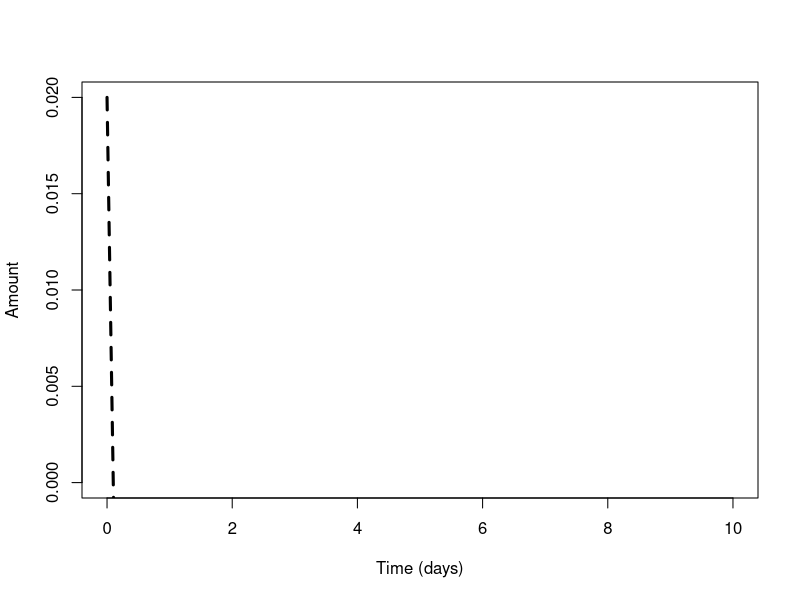
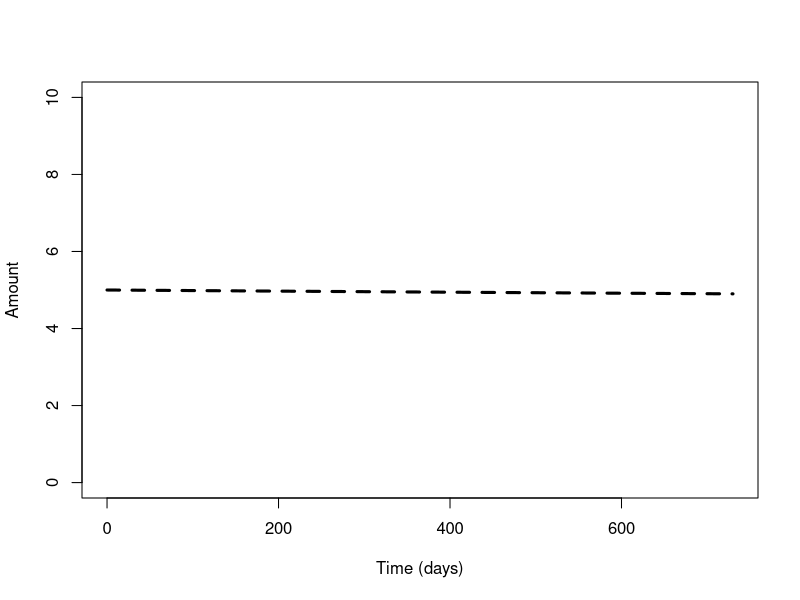
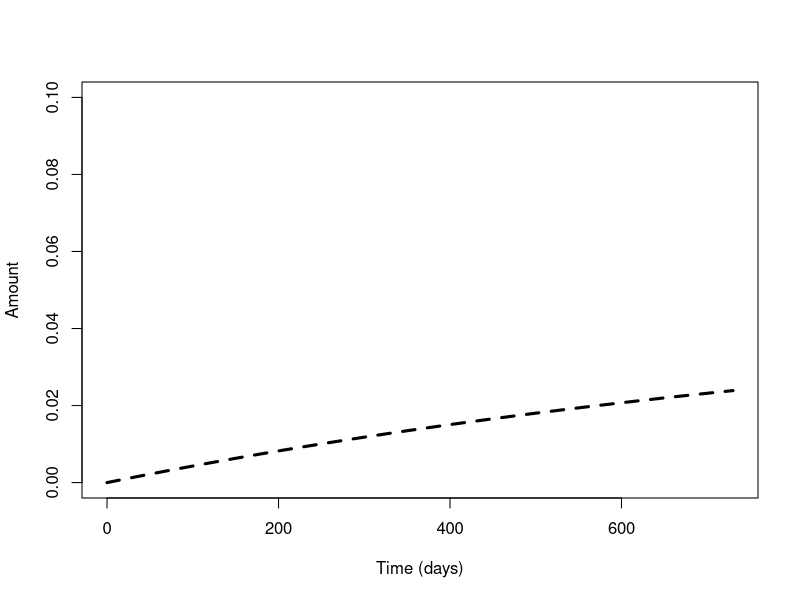
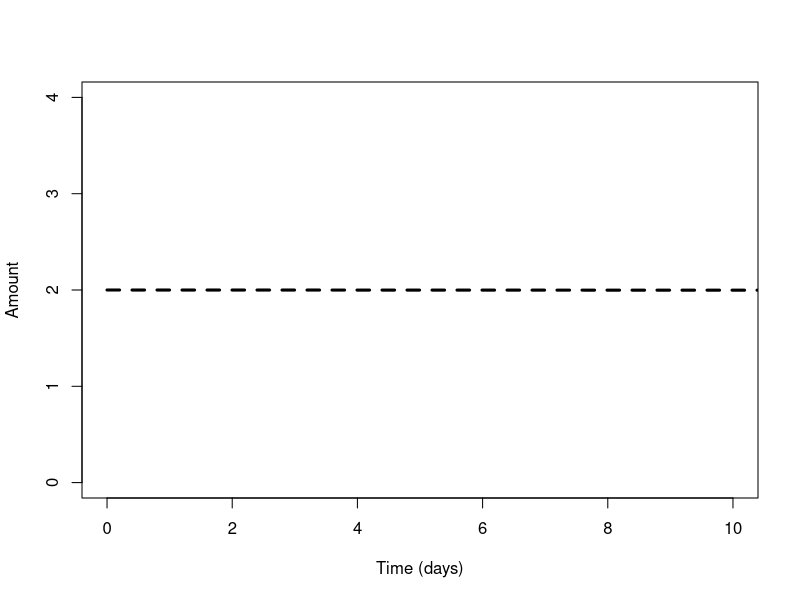
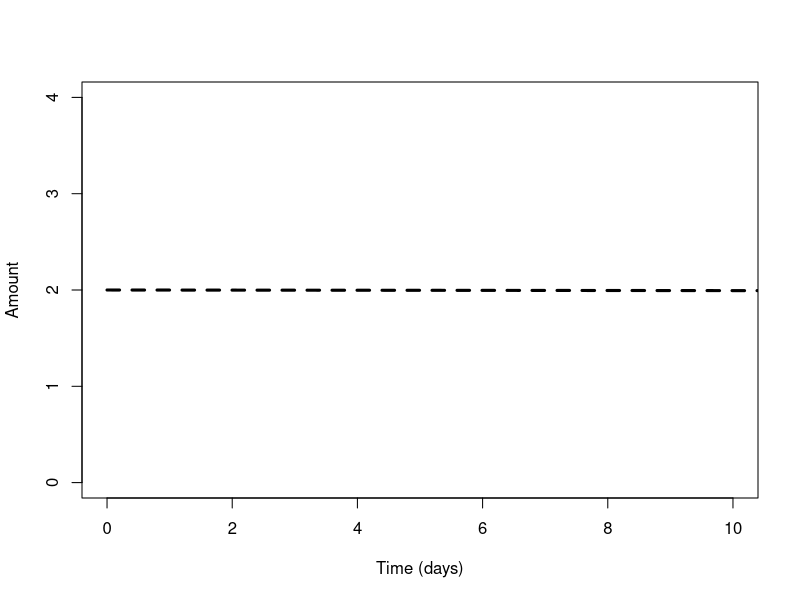
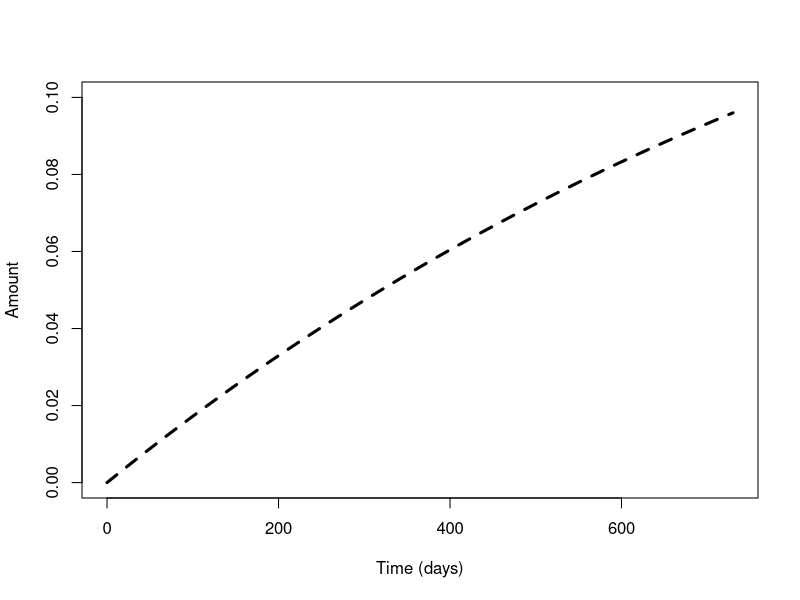
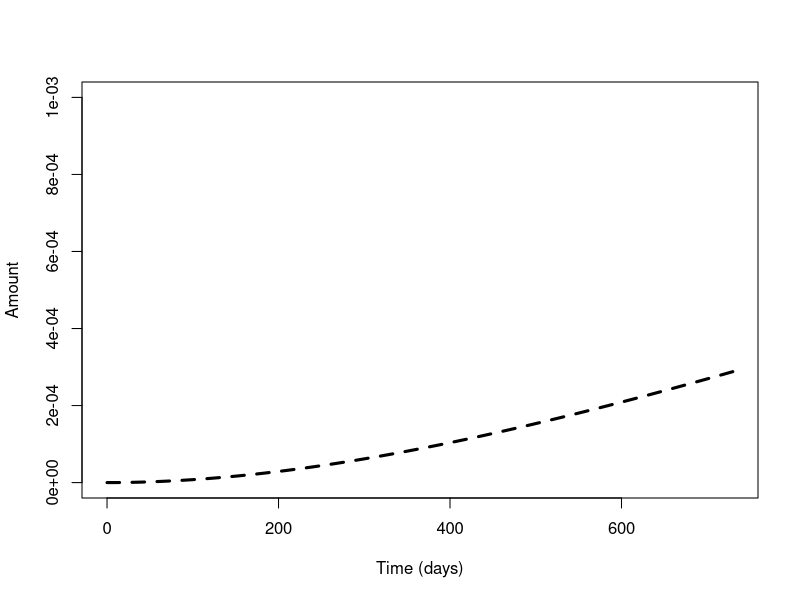
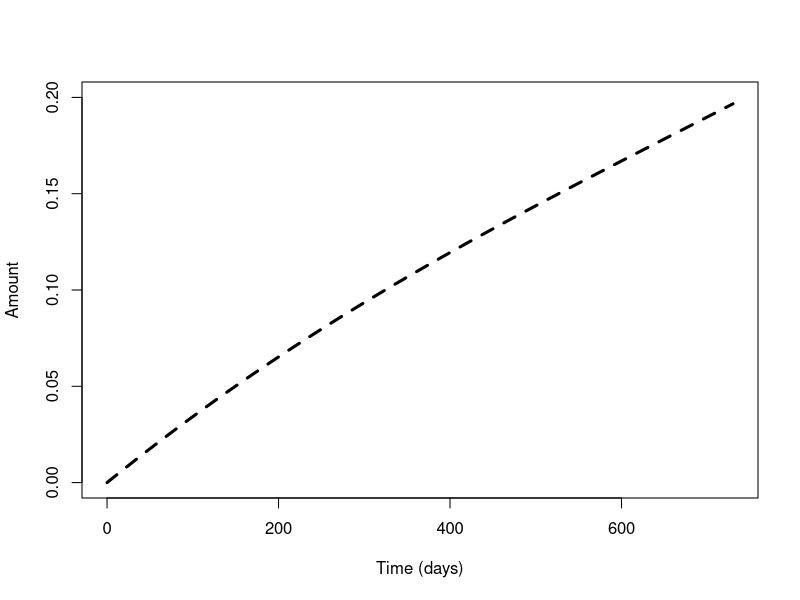

Source code (R) for these figures, in order:
# TB model in R

rm(list=ls())

# get the ODE solver
library(deSolve)

# make the function of the system
model = function (current_timepoint, state_values, parameters)
{
  # create state variables (local variables)
  Vaccine = state_values [1]       
  Makrofag = state_values [2]
  IL12 = state_values [3]
  Th0_IL12 = state_values [4]
  Th0_IL17 = state_values [5]
  Th1 = state_values [6]
  IL2 = state_values [7]
  IFNg = state_values [8]
  IFNgk = state_values [9]
  TNFa = state_values [10]
  Dendrit = state_values [11]
  IL23 = state_values [12]
  Th17 = state_values [13]
  IL17 = state_values [14]
  GranulotcytKnoglemarv = state_values[15]
  
  
  #      ifelse current_timepoint >= stop
  #      ifelse (dVaccine =  initialværdi / (- Kv_m -  Kv_d - Kv_Gk)
  # Evt. skal dødsraterne ganges på med mængden
  
 # stop = 
  
  with ( 
    as.list (parameters),     # variable names within parameters can be used 
    {
      Kv_m <- ifelse(Vaccine0 > 0.02, Kv_m.value, 0.001)
      Kv_d <- ifelse(Vaccine0 > 0.02, Kv_d.value, 0.2)
      #Kv_Gk <- ifelse(Vaccine > 0, Kv_Gk.value, 0)
      #Vaccine <- ifelse(Kv_d > 0, Vaccine,0)
      
      dVaccine = - (Kv_m) - (Kv_d) - Kv_Gk
      dMakrofag = (Kv_m) + TNFa * KTNFa_m + IFNgk * KIFNgk_m - Makrofag*sigma_m
      dIL12 = Makrofag * Km_IL12 - IL12 * KIL12_Th0 - IL12*sigma_IL12
      dTh0_IL12 = Makrofag * Km_Th0 + IL12 * KIL12_Th0 - Th0_IL12 * KTh0_Th1 + IL2 * KIL2_Th0  - Th0_IL12*sigma_Th0_IL12
      dTh0_IL17 = IL23 * KIL23_Th0 - Th0_IL17 * KTh0_Th17 - Th0_IL17*sigma_Th0_IL17
      dTh1 = Th0_IL12 * KTh0_Th1 - Th1*sigma_Th1
      dIL2 = Th1 * KTh1_IL2 - IL2*sigma_IL2
      dIFNg = Th1 * KTh1_IFNg + Th17 * KTh17_IFNg + Th0_IL12 * KTh0_IL12_IFNg + IFNgk * KIFNgk_IFNg - IFNg * KIFNg_IFNgk + Th0_IL17 * KTh0_IL17_IFNg - IFNg*sigma_IFNg
      dIFNgk = - IFNgk * KIFNgk_IFNg + IFNg * KIFNg_IFNgk - IFNgk*sigma_IFNgk
      dTNFa = Makrofag * Km_TNFa - TNFa*sigma_TNFa
      dDendrit = Kv_d - Dendrit*sigma_d
      dIL23 = Dendrit * Kd_IL23 - IL23*sigma_IL23
      dTh17 = Th0_IL17 * KTh0_Th17 - Th17*sigma_Th17
      dIL17 = Th17 * KTh17_IL17 - IL17*sigma_IL17
      dGranulocytKnoglemarv =  Kv_Gk + IL17 * KIL17_Gk - GranulotcytKnoglemarv*sigma_Gk 
      
      
      
      # combine results
      results = c(dVaccine, dMakrofag, dIL12, dTh0_IL12, dTh0_IL17, dTh1, dIL2, dIFNg, dIFNgk, dTNFa, dDendrit,
                  dIL23, dTh17, dIL17, dGranulocytKnoglemarv)
      list (results)
    }
  )
}

# parameters
KTh0_IL17_IFNg.value <- 0.00009
KTh0_IL12_IFNg.value <- 0.00009
Kv_m.value <- 0.0002
Kv_d.value <- 0.000003
Kv_Gk.value <- 0.000009
KTNFa_m.value <- 0.000009
KIFNgk_m.value <- 0.000009
Km_IL12.value <- 0.000009
KIL12_Th0.value <- 0.00009 
Km_Th0.value <- 0.00009
KTh0_Th1.value <- 0.00009 
KTh0_Th17.value <- 0.00009
KIL23_Th0.value <- 0.00009 
KIL2_Th0.value <- 0.000009 
KTh1_IL2.value <- 0.000009
KIFNgk_IFNg.value <- 0.00009 
KTh0_IFNg.value <- .00009 
KTh1_IFNg.value <- .00009
KTh17_IFNg.value <- .00009
KIFNg_IFNgk.value <- .00009
Km_TNFa.value <- .00009
Kd_IL23.value <- .0009
KTh17_IL17.value <- .00009
KIL17_Gk.value <- .00009
sigma_m.value <- 0.00023
sigma_IL12.value <- 0.0008
sigma_Th0_IL12.value <- 0.00023
sigma_Th0_IL17.value <- 0.00023
sigma_Th1.value <- 0.0008 #0.8
sigma_IL2.value <- 0.0008
sigma_IFNg.value <- 0.0008
sigma_IFNgk.value <- 0.0008
sigma_TNFa.value <- 0.0008
sigma_d.value <- 0.00023
sigma_IL23.value <- 0.0008
sigma_Th17.value <- 0.0008
sigma_IL17.value <- 0.0008
sigma_Gk.value <- 0.00023

parameter.list <- c( KTh0_IL17_IFNg = KTh0_IL17_IFNg.value,Kv_m = Kv_m.value, Kv_d = Kv_d.value, Kv_Gk = Kv_Gk.value, KTNFa_m = KTNFa_m.value, 
                    KIFNgk_m = KIFNgk_m.value,Km_IL12 = Km_IL12.value, KIL12_Th0 = KIL12_Th0.value,Km_Th0 = Km_Th0.value, 
                    KTh0_Th1 = KTh0_Th1.value, KTh0_Th17 = KTh0_Th17.value, KIL23_Th0 = KIL23_Th0.value,
                    KIL2_Th0 = KIL2_Th0.value, KTh1_IL2 = KTh1_IL2.value, KIFNgk_IFNg = KIFNgk_IFNg.value, 
                    KTh0_IL12_IFNg = KTh0_IL12_IFNg.value, KTh1_IFNg = KTh1_IFNg.value, KTh17_IFNg = KTh17_IFNg.value, 
                    KIFNg_IFNgk = KIFNg_IFNgk.value, Km_TNFa = Km_TNFa.value, Kd_IL23 = Kd_IL23.value, 
                    KTh17_IL17 = KTh17_IL17.value, KIL17_Gk = KIL17_Gk.value, sigma_m = sigma_m.value,
                    sigma_IL12 = sigma_IL12.value, sigma_Th0_IL12 = sigma_Th0_IL12.value, sigma_Th1 = sigma_Th1.value,
                    sigma_IL2 = sigma_IL2.value, sigma_IFNg = sigma_IFNg.value, sigma_IFNgk = sigma_IFNgk.value,
                    sigma_TNFa = sigma_TNFa.value, sigma_d = sigma_d.value, sigma_IL23 = sigma_IL23.value,
                    sigma_Th17 = sigma_Th17.value, sigma_IL17 = sigma_IL17.value, sigma_Gk = sigma_Gk.value,sigma_Th0_IL17 = sigma_Th0_IL17.value)

# initial values
Vaccine0 = 0.02
Makrofag0 = 5
IL120 = 0
Th0_IL12_0 = 2
Th0_IL17_0 = 2
Th10 = 0
IL20 = 0
IFNg0 = 0
IFNgk0 = 0
TNFa0 = 0
Dendrit0 = .5
IL230 = 0
Th170 = 0
IL170 = 0
GranulotcytKnoglemarv0 = 0

initial.values <- c(Vaccine = Vaccine0, Makrofag = Makrofag0, IL12 = IL120, Th0_IL12 = Th0_IL12_0, Th0_IL17 = Th0_IL17_0, Th1 = Th10, IL2 = IL20, IFNg = IFNg0, 
                    IFNgk = IFNgk0, TNFa = TNFa0, Dendrit = Dendrit0, IL23 = IL230, Th17 = Th170, IL17 = IL170, 
                    GranulotcytKnoglemarv = GranulotcytKnoglemarv0)

# Output timepoints
time.points <- seq(0,2*365,by=1)

# simulate the epidemic
output <- ode(y=initial.values,times = time.points,func = model, parms = parameter.list)

# Plot the result 
plot(Vaccine~time,data=output,type='l',lwd=3,lty=2,col='black',ylim=c(0,0.02),xlim=c(0,10),ylab='Amount',xlab='Time (days)')
plot(Makrofag~time,data=output,type='l',lwd=3,lty=2,col='black',ylim=c(0,10),ylab='Amount',xlab='Time (days)')
plot(IL12~time,data=output,type='l',lwd=3,lty=2,col='black',ylim=c(0,0.1),ylab='Amount',xlab='Time (days)')
plot(Th0_IL12~time,data=output,type='l',lwd=3,lty=2,col='black',xlim=c(0,10),ylim=c(0,4),ylab='Amount',xlab='Time (days)')
plot(Th0_IL17~time,data=output,type='l',lwd=3,lty=2,col='black',xlim=c(0,10),ylim=c(0,4),ylab='Amount',xlab='Time (days)')
plot(Th1~time,data=output,type='l',lwd=3,lty=2,col='black',ylim=c(0,0.1),ylab='Amount',xlab='Time (days)')
plot(IL2~time,data=output,type='l',lwd=3,lty=2,col='black',ylim=c(0,0.001),ylab='Amount',xlab='Time (days)')
plot(IFNg~time,data=output,type='l',lwd=3,lty=2,col='black',ylim=c(0,0.2),ylab='Amount',xlab='Time (days)')
plot(IFNgk~time,data=output,type='l',lwd=3,lty=2,col='black',ylim=c(0,0.1),ylab='Amount',xlab='Time (days)')
plot(TNFa~time,data=output,type='l',lwd=3,lty=2,col='black',ylim=c(0,0.6),ylab='Amount',xlab='Time (days)')

plot(Dendrit~time,data=output,type='l',lwd=3,lty=2,col='black',ylim=c(0,6),xlim=c(0,6),ylab='Amount',xlab='Time (days)')
plot(IL23~time,data=output,type='l',lwd=3,lty=2,col='black',ylim=c(0,0.2),ylab='Amount',xlab='Time (days)')
plot(Th17~time,data=output,type='l',lwd=3,lty=2,col='black',ylim=c(0,0.1),ylab='Amount',xlab='Time (days)')
plot(IL17~time,data=output,type='l',lwd=3,lty=2,col='black',ylim=c(0,0.01),ylab='Amount',xlab='Time (days)')
plot(GranulotcytKnoglemarv~time,data=output,type='l',lwd=3,lty=2,col='black',ylim=c(0,0.1),ylab='Amount',xlab='Time (days)')

# Herfra loades data
DATA <- read.table("DataUdenHuller.csv", header=TRUE, sep=";", as.is=TRUE)

VaccineDATA = as.numeric(gsub(",", ".", gsub("\\.", "", DATA$H56.vacc..Dose)))
RestimulerendeVaccineData = as.numeric(gsub(",", ".", gsub("\\.", "", DATA$H56.restim..ug.ml.)))
IL17DATA = as.numeric(gsub(",", ".", gsub("\\.", "", DATA$mean...IL.17)))
INFgDATA = as.numeric(gsub(",", ".", gsub("\\.", "", DATA$mean...IFNg)))
IL2DATA= as.numeric(gsub(",", ".", gsub("\\.", "", DATA$mean...IL.2)))
INFaDATA= as.numeric(gsub(",", ".", gsub("\\.", "", DATA$mean...TNFa)))


plot(VaccineDATA,IL17DATA,xlim=c(0,50))
plot(RestimulerendeVaccineData,IL17DATA,xlim=c(0,100))

CelleData <- read.table("Celler.csv", header=TRUE, sep=";", as.is=TRUE)
plot(CelleData$Time..days,CelleData$Response..SFU.mill.splenocytes.)




dose0CelleData <- CelleData[1:45,c('Time..days.','Response..SFU.mill.splenocytes.')]
dose01CelleData <- CelleData[46:90,c('Time..days.','Response..SFU.mill.splenocytes.')]

plot(dose01CelleData$Time..days,dose01CelleData$Response..SFU.mill.splenocytes.)
